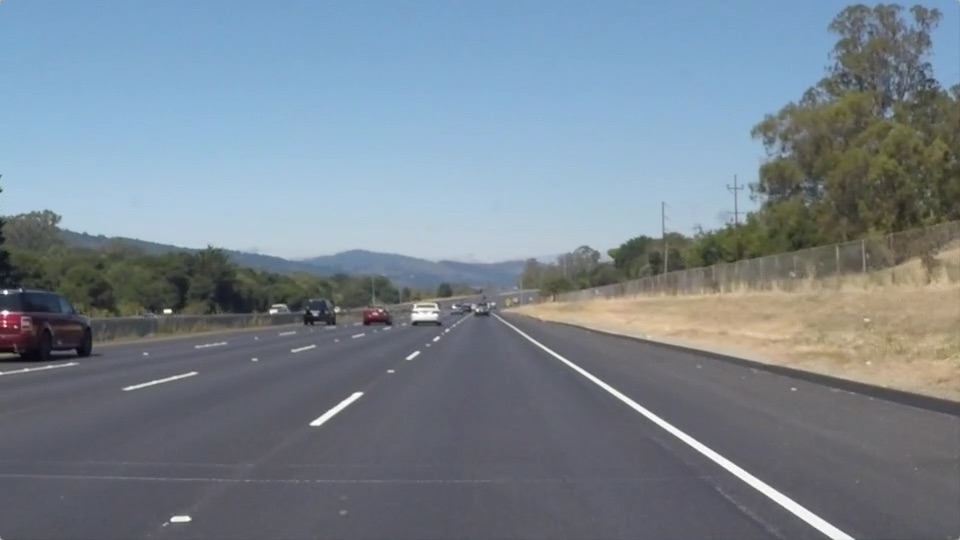
#> input picture test_images/solidWhiteRight.jpg, 960 x 540 px
$ jupyter execute P1-middle-of-image.ipynb   (shell and % lines are left out)   (older library calls are emulated)
#> lines starting #> are read from the running program, lines starting #| are printed output that depends on the picture; after the words box and inside, x2 and y2 are one past the last pixel; in counts of white or black regions, pixels touching at a corner belong together
# Self-Driving Car Engineer Nanodegree

## Project: **Finding Lane Lines on the Road**
***
In this project, you will use the tools you learned about in the lesson to identify lane lines on the road.  You can develop your pipeline on a series of individual images, and later apply the result to a video stream (really just a series of images). Check out the video clip "raw-lines-example.mp4" (also contained in this repository) to see what the output should look like after using the helper functions below.

Once you have a result that looks roughly like "raw-lines-example.mp4", you'll need to get creative and try to average and/or extrapolate the line segments you've detected to map out the full extent of the lane lines.  You can see an example of the result you're going for in the video "P1_example.mp4".  Ultimately, you would like to draw just one line for the left side of the lane, and one for the right.

In addition to implementing code, there is a brief writeup to complete. The writeup should be completed in a separate file, which can be either a markdown file or a pdf document. There is a [write up template](https://github.com/udacity/CarND-LaneLines-P1/blob/master/writeup_template.md) that can be used to guide the writing process. Completing both the code in the Ipython notebook and the writeup template will cover all of the [rubric points](https://review.udacity.com/#!/rubrics/322/view) for this project.

---
Let's have a look at our first image called 'test_images/solidWhiteRight.jpg'.  Run the 2 cells below (hit Shift-Enter or the "play" button above) to display the image.

**Note: If, at any point, you encounter frozen display windows or other confounding issues, you can always start again with a clean slate by going to the "Kernel" menu above and selecting "Restart & Clear Output".**

---

**The tools you have are color selection, region of interest selection, grayscaling, Gaussian smoothing, Canny Edge Detection and Hough Tranform line detection.  You  are also free to explore and try other techniques that were not presented in the lesson.  Your goal is piece together a pipeline to detect the line segments in the image, then average/extrapolate them and draw them onto the image for display (as below).  Once you have a working pipeline, try it out on the video stream below.**

---

<figure>

 <figcaption>
 <p></p>
 <p style="text-align: center;"> Your output should look something like this (above) after detecting line segments using the helper functions below </p>
 </figcaption>
</figure>
 <p></p>
<figure>

 <figcaption>
 <p></p>
 <p style="text-align: center;"> Your goal is to connect/average/extrapolate line segments to get output like this</p>
 </figcaption>
</figure>

**Run the cell below to import some packages.  If you get an `import error` for a package you've already installed, try changing your kernel (select the Kernel menu above --> Change Kernel).  Still have problems?  Try relaunching Jupyter Notebook from the terminal prompt.  Also, consult the forums for more troubleshooting tips.**

## Import Packages

[cell 1]
#importing some useful packages
import matplotlib.pyplot as plt
import matplotlib.image as mpimg
import numpy as np
import cv2
import os
# Import everything needed to edit/save/watch video clips
from moviepy.editor import VideoFileClip
from IPython.display import HTML

## Read in an Image

[cell 2]
#reading in an image
basepath="" # "/content/drive/My Drive/udacity/CarND-LaneLines-P1/"
image = mpimg.imread(basepath + 'test_images/solidWhiteRight.jpg')
#> image is the input picture: shape (540, 960, 3); mean R, G, B 120.3, 132.6, 143.7

#printing out some stats and plotting
print('This image is:', type(image), 'with dimensions:', image.shape)
#| This image is: <class 'numpy.ndarray'> with dimensions: (540, 960, 3)
plt.imshow(image)  # if you wanted to show a single color channel image called 'gray', for example, call as plt.imshow(gray, cmap='gray')
#> (this line was passed over: IPython is not available in this run)

if os.path.exists("output.txt"):
    os.remove("output.txt")

## Ideas for Lane Detection Pipeline

**Some OpenCV functions (beyond those introduced in the lesson) that might be useful for this project are:**

`cv2.inRange()` for color selection
`cv2.fillPoly()` for regions selection
`cv2.line()` to draw lines on an image given endpoints
`cv2.addWeighted()` to coadd / overlay two images
`cv2.cvtColor()` to grayscale or change color
`cv2.imwrite()` to output images to file
`cv2.bitwise_and()` to apply a mask to an image

**Check out the OpenCV documentation to learn about these and discover even more awesome functionality!**

## Helper Functions

Below are some helper functions to help get you started. They should look familiar from the lesson!

### Initiation

[cell 3]
import math

from collections import deque
QUEUE_LENGTH=50

left_lines  = deque(maxlen=QUEUE_LENGTH)
right_lines = deque(maxlen=QUEUE_LENGTH)

### Convert to gray scale

[cell 4]
# [7 lines left out: function grayscale, not called in this run]
    # Or use BGR2GRAY if you read an image with cv2.imread()
    # return cv2.cvtColor(img, cv2.COLOR_BGR2GRAY)

### Generate the Gaussian blur of the image

[cell 5]
def gaussian_blur(img, kernel_size):
    """Applies a Gaussian Noise kernel"""
    return cv2.GaussianBlur(img, (kernel_size, kernel_size), 0)

### Detect Canny edges

[cell 6]
def canny(img, low_threshold, high_threshold):
    """Applies the Canny transform"""
    return cv2.Canny(img, low_threshold, high_threshold)

### Define the region of the interest

[cell 7]
# [24 lines left out: function region_of_interest, not called in this run]

### Draw the lines on the image

[cell 8]
# [38 lines left out: function draw_lines, not called in this run]

### Detect the lines with Hough transform

[cell 9]
# [25 lines left out: function hough_lines_old1, not called in this run]

[cell 10]
# [9 lines left out: function hough_lines, not called in this run]

### tbd

[cell 11]
# [9 lines left out: function draw_lane_lines, not called in this run]

### Add weight to the drew lane lines

[cell 12]
# Python 3 has support for cool math symbols.
# [13 lines left out: function weighted_img, not called in this run]

[cell 13]
#---------------------------------------------
# Draw a line in the middle of the image
#---------------------------------------------
# [8 lines left out: function drawLineInMiddle, not called in this run]

### Detect RGB white and yellow lane lines

[cell 14]
def detect_white_yellow_lanes(image):
    """
    - detect white lines
    - detect yellow lines
    - merge both images with eachother
    - apply the merged image as mask to the main image
    - return the result image
    """
    # detect the white lane lines in the image
    lower_range = np.uint8([200, 200, 200])
    upper_range = np.uint8([255, 255, 255])
    white_lanes = cv2.inRange(image, lower_range, upper_range)

    # detect the yellow lane lines in the image
    lower_range = np.uint8([200, 200,   0])
    upper_range = np.uint8([255, 255, 255])
    yellow_lanes = cv2.inRange(image, lower_range, upper_range)

    # merge white and yellow result with eachother
    white_and_yellow_lanes = cv2.bitwise_or(white_lanes, yellow_lanes)

    # apply the merged image as mask to the image
    masked = cv2.bitwise_and(image, image, mask = white_and_yellow_lanes)

    return masked

"""
Define mock/test object
"""
for filename in os.listdir(basepath + "test_images/") :
    img = mpimg.imread(basepath +'test_images/' + filename )
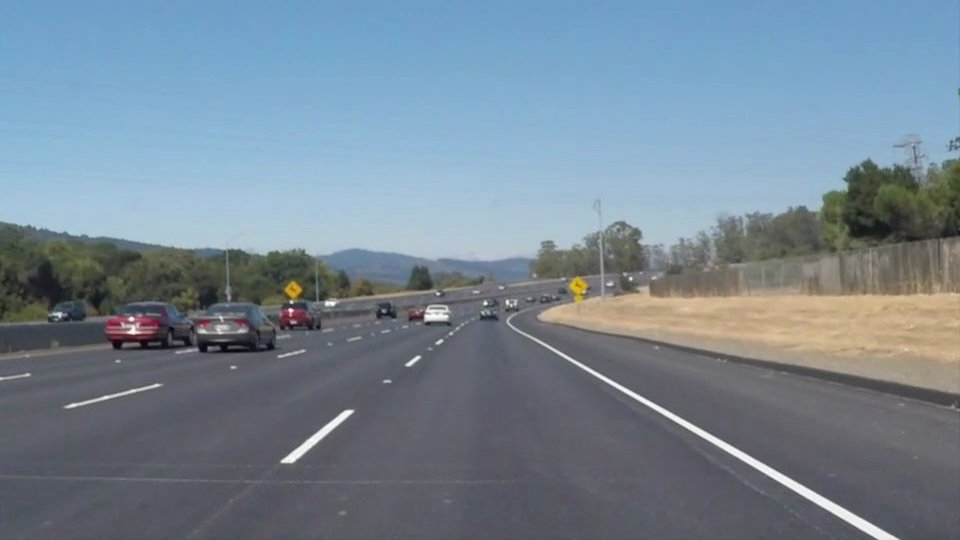
#> input picture test_images/solidWhiteCurve.jpg, 960 x 540 px
#> img is the input picture: shape (540, 960, 3); mean R, G, B 118.5, 134.5, 148.1
    result=detect_white_yellow_lanes(img)
#> in detect_white_yellow_lanes, `white_lanes = cv2.inRange(image, lower_range, upper_range)`:
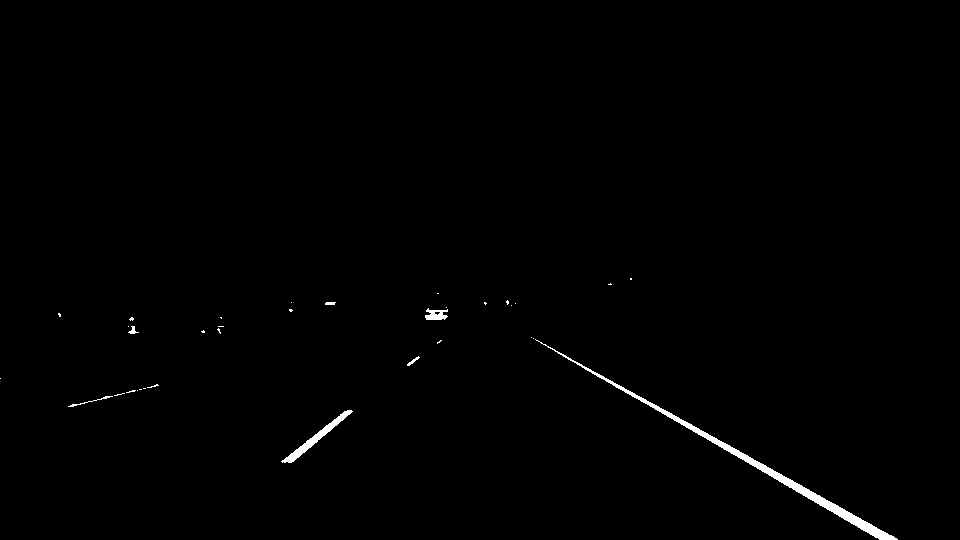
#> white_lanes: shape (540, 960); 0.64% white; 34 white regions (27 under 20 px), largest, box (x1, y1, x2, y2) and area: (535, 339, 898, 540) 2248, (281, 410, 353, 463) 560, (425, 308, 448, 320) 181
#> in detect_white_yellow_lanes, `yellow_lanes = cv2.inRange(image, lower_range, upper_range)`: yellow_lanes: shape (540, 960); 0.64% white; 36 white regions (29 under 20 px), largest, box (x1, y1, x2, y2) and area: (535, 339, 898, 540) 2248, (281, 410, 353, 463) 561, (425, 308, 448, 320) 181
    plt.figure()
#> (this line was passed over: IPython is not available in this run)
    plt.imshow(result)
#> (this line was passed over: IPython is not available in this run)
#> pass 3 of the loop `for filename in os.listdir(basepath + "test_images/") :`:
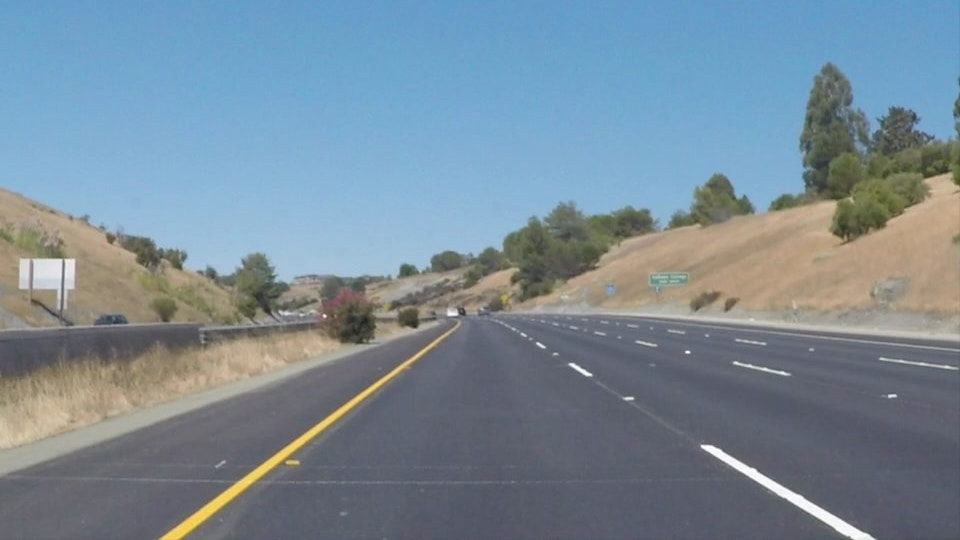
#> input picture test_images/solidYellowCurve2.jpg, 960 x 540 px
#> img is the input picture: shape (540, 960, 3); mean R, G, B 120.7, 138.6, 151.5
#> in detect_white_yellow_lanes (call 3), `white_lanes = cv2.inRange(image, lower_range, upper_range)`:
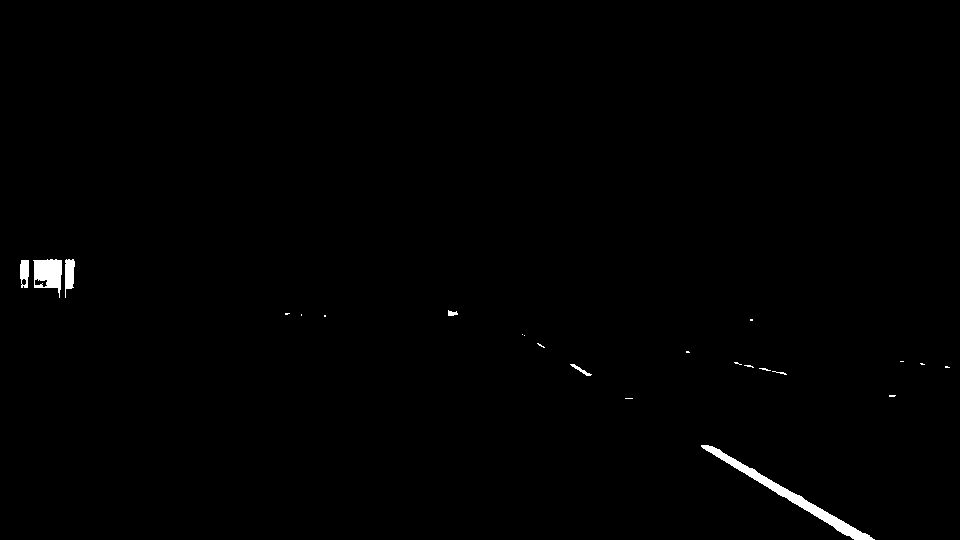
#> white_lanes: shape (540, 960); 0.6% white; 23 white regions (16 under 20 px), largest, box (x1, y1, x2, y2) and area: (701, 445, 875, 540) 1630, (33, 259, 62, 298) 740, (65, 259, 75, 298) 275
#> in detect_white_yellow_lanes (call 3), `yellow_lanes = cv2.inRange(image, lower_range, upper_range)`:
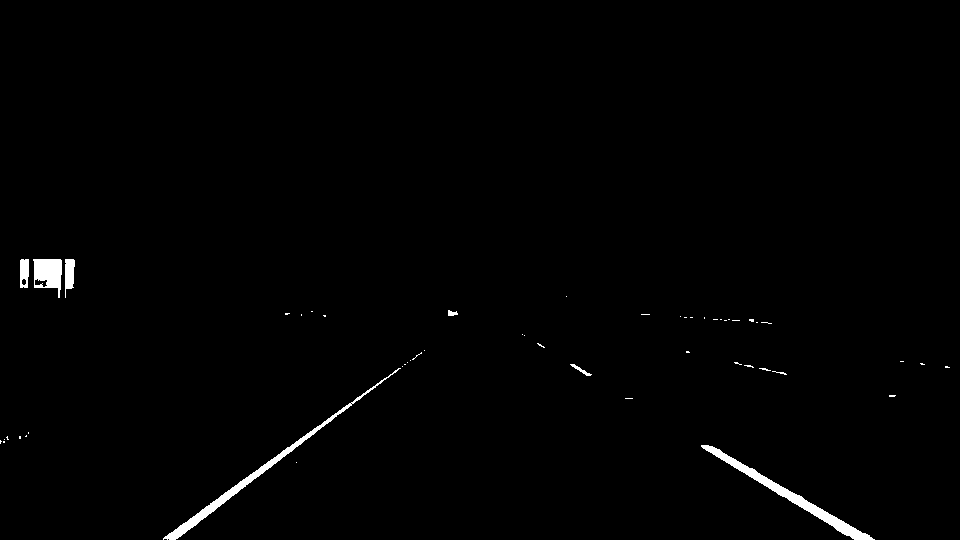
#> yellow_lanes: shape (540, 960); 0.93% white; 52 white regions (44 under 20 px), largest, box (x1, y1, x2, y2) and area: (701, 445, 875, 540) 1630, (163, 368, 401, 540) 1531, (33, 259, 62, 298) 767
